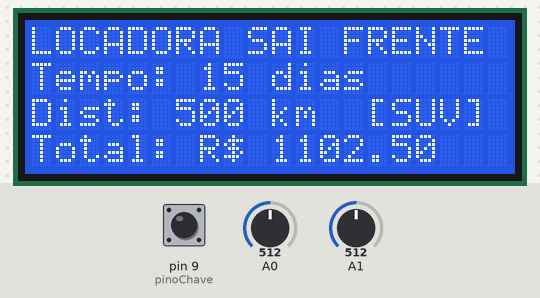
This sketch was run on a simulated Arduino Uno, built with avr-gcc and run on an emulated ATmega328P. On the bench: 20×4 character LCD. Inputs (shaded band) come from the test bench; at power-on: pin 9 (pinoChave) HIGH, A0 = 512, A1 = 512.

Above: at 1.2 s.
1.3 s: pin 9 (pinoChave) pulled LOW for 0.15 s
At 1.43 s:
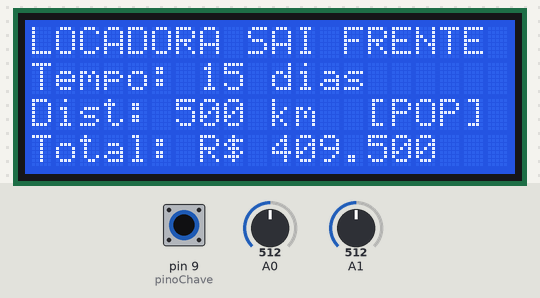
2.9 s: A0 set to 716
At 4.2 s:
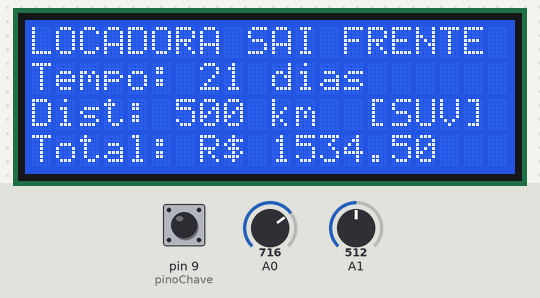
4.5 s: A1 set to 716
At 5.7 s:
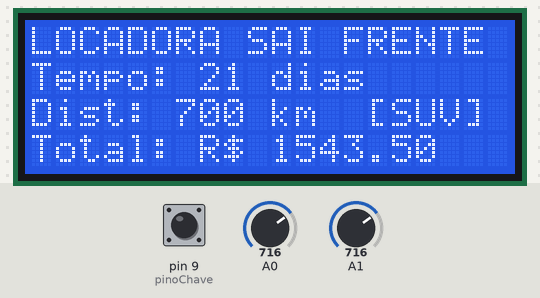
6.0 s: pin 9 (pinoChave) pulled LOW for 1 s
At 6.8 s:
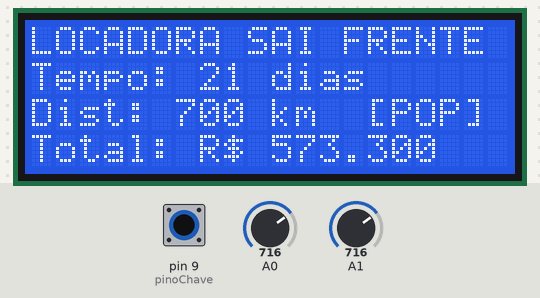
8.5 s: A0 set to 900
At 9.7 s:
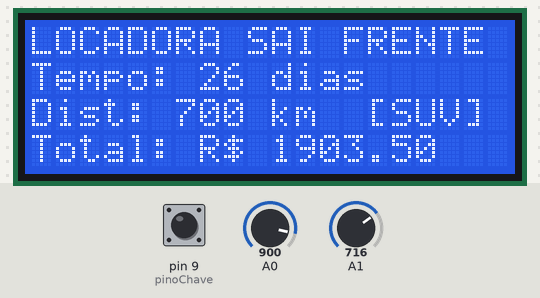
10.0 s: A1 set to 900
At 11.5 s:
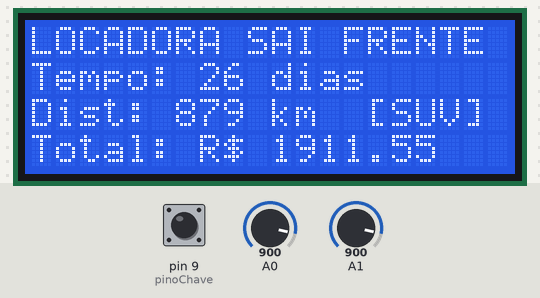
Timing chart, 0 to 12.5 s (numbered marks = the images above; inputs shaded):
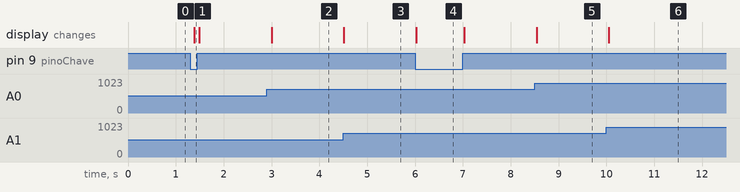

The sketch:

aluguel_carro_solucao.ino
```cpp
// Faculdade SENAI Porto Alegre
// Disciplina: Programação Básica
// Professor: João Miguel Lac Roehe
//
// Computador de Tarifação Dinâmica - Car Sharing (VoltLog - LCD 20x4)
// Solução de Referência (Gabarito do Professor)

#include <LiquidCrystal.h>

// Inicializa o display LCD nos pinos correspondentes:
// LiquidCrystal(rs, enable, d4, d5, d6, d7)
LiquidCrystal LCD(12, 11, 5, 4, 3, 2);

const int pinoChave = 9;

int ultimoTempo = -1;
int ultimaDistancia = -1;
int ultimaCategoria = -1;

void setup() {
  LCD.begin(20, 4);
  pinMode(pinoChave, INPUT_PULLUP);

  // Imprime os labels fixos no LCD
  LCD.setCursor(0, 0);
  LCD.print("LOCADORA SAI FRENTE");
  LCD.setCursor(0, 1);
  LCD.print("Tempo:    dias");
  LCD.setCursor(0, 2);
  LCD.print("Dist:     km  [   ]");
  LCD.setCursor(0, 3);
  LCD.print("Total: R$ ");
}

void loop() {
  // Lê a chave slide (LOW = Popular, HIGH = SUV)
  int categoria = digitalRead(pinoChave);

  // Lê e mapeia a quantidade de dias (pino A0, de 1 a 30)
  int potTempo = analogRead(A0);
  int tempo = map(potTempo, 0, 1023, 1, 30);

  // Lê e mapeia a distância rodada em quilômetros (pino A1, de 1 a 1000)
  int potDist = analogRead(A1);
  int distancia = map(potDist, 0, 1023, 1, 1000);

  // Só atualiza o display se houver alteração em alguma das entradas analógicas ou na chave
  if (tempo != ultimoTempo || distancia != ultimaDistancia || categoria != ultimaCategoria) {
    float diaria = 30.0;
    float taxaKm = 0.01;
    char* catLabel = "POP";

    // Altera tarifas baseando-se no estado físico da chave slide (HIGH = SUV, LOW = Popular)
    if (categoria == HIGH) {
      diaria = 80.0;
      taxaKm = 0.05;
      catLabel = "SUV";
    }

    // Calculation do valor com 10% de desconto
    float valorTotal = (tempo * diaria + distancia * taxaKm) * 0.9;

    // Atualiza o tempo no LCD (coluna 7, linha 1)
    LCD.setCursor(7, 1);
    LCD.print("   ");
    LCD.setCursor(7, 1);
    LCD.print(tempo);

    // Atualiza a distância no LCD (coluna 6, linha 2)
    LCD.setCursor(6, 2);
    LCD.print("    ");
    LCD.setCursor(6, 2);
    LCD.print(distancia);

    // Atualiza a sigla da categoria (coluna 15, linha 2)
    LCD.setCursor(15, 2);
    LCD.print(catLabel);

    // Atualiza o valor total no LCD (coluna 10, linha 3)
    LCD.setCursor(10, 3);
    LCD.print("      ");
    LCD.setCursor(10, 3);
    LCD.print(valorTotal, 2);

    ultimoTempo = tempo;
    ultimaDistancia = distancia;
    ultimaCategoria = categoria;
  }

  delay(100);
}
```

Measured:
- after the input at 1.3 s, the display: changes after 0.09 s (image 1)
- after the input at 2.9 s, the display: changes after 0.10 s (image 2)
- after the input at 4.5 s, the display: changes at once (image 3)
- after the input at 6.0 s, the display: changes at once (image 4)
- after the input at 8.5 s, the display: changes at once (image 5)
- after the input at 10.0 s, the display: changes after 0.05 s (image 6)
